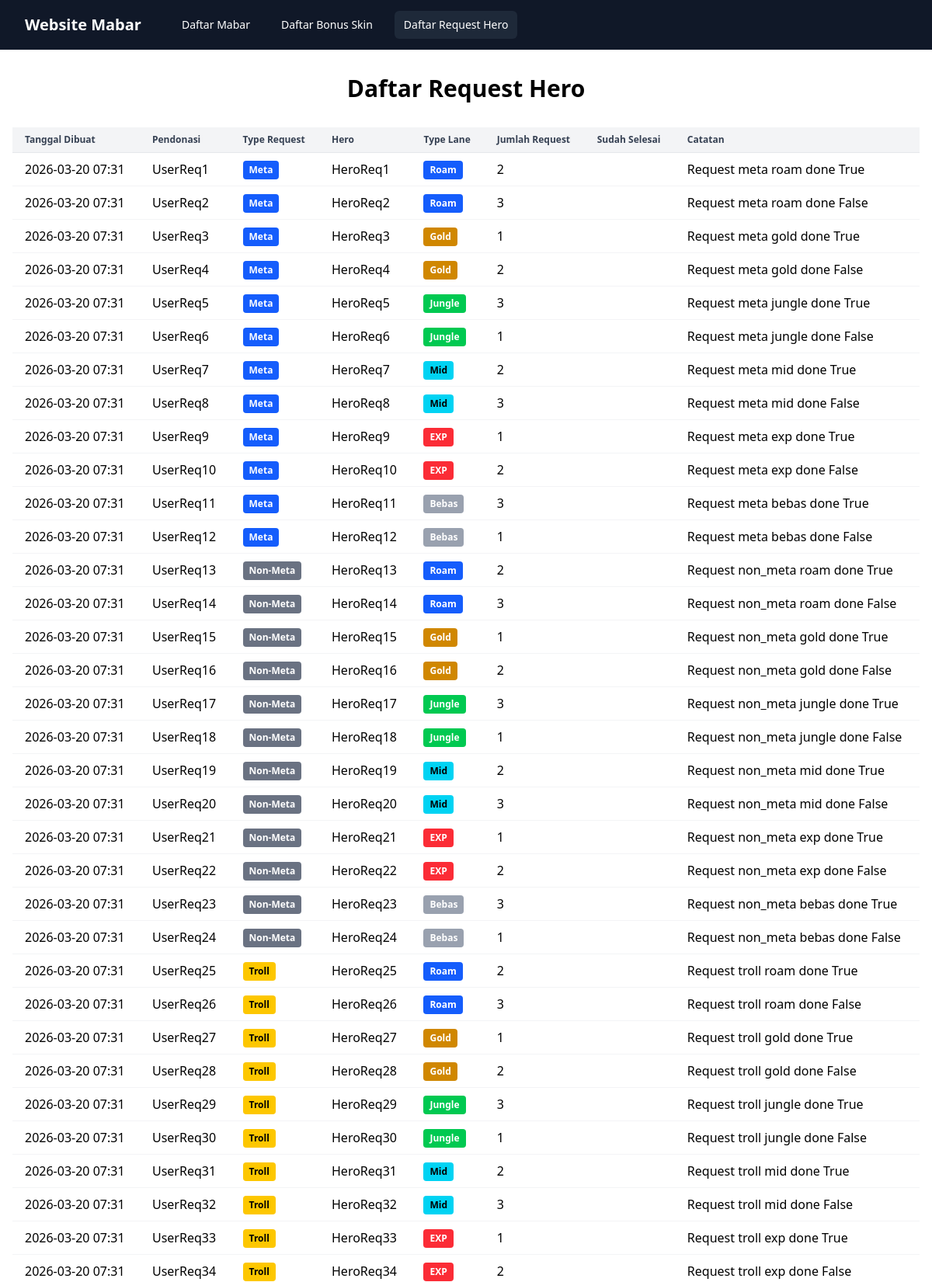
Screenshot of /public/list-req-hero/ (upper part) with the database file from the repository.
### mabar/models.py (models this page shows, shortened)
class RequestHero(models.Model):
    TYPE_REQUEST_CHOICES = [
        ('meta', 'Hero Meta'),
        ('non_meta', 'Hero Non-Meta'),
        ('troll', 'Hero Troll'),
        ('lain', 'Lain-lain')
    ]
    TYPE_LANE_CHOICES = [
        ('roam', 'Roam'),
        ('gold', 'Gold Lane'),
        ('jungle', 'Jungle'),
        ('mid', 'Mid Lane'),
        ('exp', 'EXP Lane'),
        ('bebas', 'Bebas'),
    ]
    donate_name = models.CharField(
        max_length=100,
        verbose_name="Pendonasi"
    )
    type_request = models.CharField(
        max_length=10,
        choices=TYPE_REQUEST_CHOICES,
        default='lain',
        verbose_name="Tipe Request"
    )
    hero_name = models.CharField(
        max_length=100,
        verbose_name="Nama Hero"
    )
    type_lane = models.CharField(
        max_length=10,
        choices=TYPE_LANE_CHOICES,
        default='bebas',
        verbose_name="Tipe Lane"
    )
    count = models.IntegerField(
        default=1,
        verbose_name="Jumlah Request"
    )
    catatan = models.TextField(
        default="-",
        blank=True,
        verbose_name="Catatan"
    )
    is_done = models.BooleanField(
        default=False,
        verbose_name="Sudah Selesai"
    )
    date_created = models.DateTimeField(
        auto_now_add=True,
        verbose_name="Tanggal Dibuat"
    )
    class Meta:
        verbose_name = 'Request Hero'
        verbose_name_plural = 'Request Heroes'
        ordering = ['-date_created']

### mabar/views.py (the view)
# urls.py: path('list-req-hero/', views.request_hero_list, name='request_hero_list'),
def request_hero_list(request):
    requests = RequestHero.objects.all().order_by('date_created')
    return render(request, 'public/request_hero_list.html', {'requests': requests})

### mabar/templates/public/request_hero_list.html (shortened to what this page needs)
{% extends 'public/base.html' %}
{% block content %}
<h1 class="text-3xl font-bold text-center mb-8">Daftar Request Hero</h1>
<div class="overflow-x-auto">
    <table class="min-w-full divide-y divide-gray-200 bg-white rounded-lg shadow">
        <thead class="bg-gray-100">
            <tr>
                <th class="px-4 py-2 text-left text-xs font-semibold text-gray-700">Tanggal Dibuat</th>
                <th class="px-4 py-2 text-left text-xs font-semibold text-gray-700">Pendonasi</th>
                <th class="px-4 py-2 text-left text-xs font-semibold text-gray-700">Type Request</th>
                <th class="px-4 py-2 text-left text-xs font-semibold text-gray-700">Hero</th>
                <th class="px-4 py-2 text-left text-xs font-semibold text-gray-700">Type Lane</th>
                <th class="px-4 py-2 text-left text-xs font-semibold text-gray-700">Jumlah Request</th>
                <th class="px-4 py-2 text-left text-xs font-semibold text-gray-700">Sudah Selesai</th>
                <th class="px-4 py-2 text-left text-xs font-semibold text-gray-700">Catatan</th>
            </tr>
        </thead>
        <tbody class="divide-y divide-gray-100">
            {% for request in requests %}
            <tr class="hover:bg-gray-50">
                <td class="px-4 py-2">{{ request.date_created|date:'Y-m-d H:i' }}</td>
                <td class="px-4 py-2">{{ request.donate_name }}</td>
                <td class="px-4 py-2">
                    {% if request.type_request == 'meta' %}
                        <span class="inline-block px-2 py-1 rounded bg-blue-600 text-white text-xs font-semibold">Meta</span>
                    {% elif request.type_request == 'non_meta' %}
                        <span class="inline-block px-2 py-1 rounded bg-gray-500 text-white text-xs font-semibold">Non-Meta</span>
                    {% elif request.type_request == 'troll' %}
                        <span class="inline-block px-2 py-1 rounded bg-yellow-400 text-black text-xs font-semibold">Troll</span>
                    {% elif request.type_request == 'lain' %}
                        <span class="inline-block px-2 py-1 rounded bg-cyan-400 text-black text-xs font-semibold">Lain-lain</span>
                    {% endif %}
                </td>
                <td class="px-4 py-2">{{ request.hero_name }}</td>
                <td class="px-4 py-2">
                    {% if request.type_lane == 'roam' %}
                        <span class="inline-block px-2 py-1 rounded bg-blue-600 text-white text-xs font-semibold">Roam</span>
                    {% elif request.type_lane == 'gold' %}
                        <span class="inline-block px-2 py-1 rounded bg-yellow-600 text-white text-xs font-semibold">Gold</span>
                    {% elif request.type_lane == 'jungle' %}
                        <span class="inline-block px-2 py-1 rounded bg-green-500 text-white text-xs font-semibold">Jungle</span>
                    {% elif request.type_lane == 'mid' %}
                        <span class="inline-block px-2 py-1 rounded bg-cyan-400 text-black text-xs font-semibold">Mid</span>
                    {% elif request.type_lane == 'exp' %}
                        <span class="inline-block px-2 py-1 rounded bg-red-500 text-white text-xs font-semibold">EXP</span>
                    {% elif request.type_lane == 'bebas' %}
                        <span class="inline-block px-2 py-1 rounded bg-gray-400 text-white text-xs font-semibold">Bebas</span>
                    {% endif %}
                </td>
                <td class="px-4 py-2">{{ request.count }}</td>
                <td class="px-4 py-2 text-center">
                </td>
                <td class="px-4 py-2">{{ request.catatan }}</td>
            </tr>
            {% endfor %}
        </tbody>
    </table>
</div>
{% endblock %}

### rows the page displays
RequestHero: date_created "2026-03-20 07:31", donate_name "UserReq1", type_request "Meta", hero_name "HeroReq1", type_lane "Roam", count "2", catatan "Request meta roam done True"
RequestHero: date_created "2026-03-20 07:31", donate_name "UserReq2", type_request "Meta", hero_name "HeroReq2", type_lane "Roam", count "3", catatan "Request meta roam done False"
RequestHero: date_created "2026-03-20 07:31", donate_name "UserReq3", type_request "Meta", hero_name "HeroReq3", type_lane "Gold", count "1", catatan "Request meta gold done True"
RequestHero: date_created "2026-03-20 07:31", donate_name "UserReq4", type_request "Meta", hero_name "HeroReq4", type_lane "Gold", count "2", catatan "Request meta gold done False"
RequestHero: date_created "2026-03-20 07:31", donate_name "UserReq5", type_request "Meta", hero_name "HeroReq5", type_lane "Jungle", count "3", catatan "Request meta jungle done True"
RequestHero: date_created "2026-03-20 07:31", donate_name "UserReq6", type_request "Meta", hero_name "HeroReq6", type_lane "Jungle", count "1", catatan "Request meta jungle done False"
RequestHero: date_created "2026-03-20 07:31", donate_name "UserReq7", type_request "Meta", hero_name "HeroReq7", type_lane "Mid", count "2", catatan "Request meta mid done True"
RequestHero: date_created "2026-03-20 07:31", donate_name "UserReq8", type_request "Meta", hero_name "HeroReq8", type_lane "Mid", count "3", catatan "Request meta mid done False"
RequestHero: date_created "2026-03-20 07:31", donate_name "UserReq9", type_request "Meta", hero_name "HeroReq9", type_lane "EXP", count "1", catatan "Request meta exp done True"
RequestHero: date_created "2026-03-20 07:31", donate_name "UserReq10", type_request "Meta", hero_name "HeroReq10", type_lane "EXP", count "2", catatan "Request meta exp done False"
RequestHero: date_created "2026-03-20 07:31", donate_name "UserReq11", type_request "Meta", hero_name "HeroReq11", type_lane "Bebas", count "3", catatan "Request meta bebas done True"
RequestHero: date_created "2026-03-20 07:31", donate_name "UserReq12", type_request "Meta", hero_name "HeroReq12", type_lane "Bebas", count "1", catatan "Request meta bebas done False"
RequestHero: date_created "2026-03-20 07:31", donate_name "UserReq13", type_request "Non-Meta", hero_name "HeroReq13", type_lane "Roam", count "2", catatan "Request non_meta roam done True"
RequestHero: date_created "2026-03-20 07:31", donate_name "UserReq14", type_request "Non-Meta", hero_name "HeroReq14", type_lane "Roam", count "3", catatan "Request non_meta roam done False"
RequestHero: date_created "2026-03-20 07:31", donate_name "UserReq15", type_request "Non-Meta", hero_name "HeroReq15", type_lane "Gold", count "1", catatan "Request non_meta gold done True"
RequestHero: date_created "2026-03-20 07:31", donate_name "UserReq16", type_request "Non-Meta", hero_name "HeroReq16", type_lane "Gold", count "2", catatan "Request non_meta gold done False"
RequestHero: date_created "2026-03-20 07:31", donate_name "UserReq17", type_request "Non-Meta", hero_name "HeroReq17", type_lane "Jungle", count "3", catatan "Request non_meta jungle done True"
RequestHero: date_created "2026-03-20 07:31", donate_name "UserReq18", type_request "Non-Meta", hero_name "HeroReq18", type_lane "Jungle", count "1", catatan "Request non_meta jungle done False"
RequestHero: date_created "2026-03-20 07:31", donate_name "UserReq19", type_request "Non-Meta", hero_name "HeroReq19", type_lane "Mid", count "2", catatan "Request non_meta mid done True"
RequestHero: date_created "2026-03-20 07:31", donate_name "UserReq20", type_request "Non-Meta", hero_name "HeroReq20", type_lane "Mid", count "3", catatan "Request non_meta mid done False"
RequestHero: date_created "2026-03-20 07:31", donate_name "UserReq21", type_request "Non-Meta", hero_name "HeroReq21", type_lane "EXP", count "1", catatan "Request non_meta exp done True"
RequestHero: date_created "2026-03-20 07:31", donate_name "UserReq22", type_request "Non-Meta", hero_name "HeroReq22", type_lane "EXP", count "2", catatan "Request non_meta exp done False"
RequestHero: date_created "2026-03-20 07:31", donate_name "UserReq23", type_request "Non-Meta", hero_name "HeroReq23", type_lane "Bebas", count "3", catatan "Request non_meta bebas done True"
RequestHero: date_created "2026-03-20 07:31", donate_name "UserReq24", type_request "Non-Meta", hero_name "HeroReq24", type_lane "Bebas", count "1", catatan "Request non_meta bebas done False"
RequestHero: date_created "2026-03-20 07:31", donate_name "UserReq25", type_request "Troll", hero_name "HeroReq25", type_lane "Roam", count "2", catatan "Request troll roam done True"
RequestHero: date_created "2026-03-20 07:31", donate_name "UserReq26", type_request "Troll", hero_name "HeroReq26", type_lane "Roam", count "3", catatan "Request troll roam done False"
RequestHero: date_created "2026-03-20 07:31", donate_name "UserReq27", type_request "Troll", hero_name "HeroReq27", type_lane "Gold", count "1", catatan "Request troll gold done True"
RequestHero: date_created "2026-03-20 07:31", donate_name "UserReq28", type_request "Troll", hero_name "HeroReq28", type_lane "Gold", count "2", catatan "Request troll gold done False"
RequestHero: date_created "2026-03-20 07:31", donate_name "UserReq29", type_request "Troll", hero_name "HeroReq29", type_lane "Jungle", count "3", catatan "Request troll jungle done True"
RequestHero: date_created "2026-03-20 07:31", donate_name "UserReq30", type_request "Troll", hero_name "HeroReq30", type_lane "Jungle", count "1", catatan "Request troll jungle done False"
RequestHero: date_created "2026-03-20 07:31", donate_name "UserReq31", type_request "Troll", hero_name "HeroReq31", type_lane "Mid", count "2", catatan "Request troll mid done True"
RequestHero: date_created "2026-03-20 07:31", donate_name "UserReq32", type_request "Troll", hero_name "HeroReq32", type_lane "Mid", count "3", catatan "Request troll mid done False"
RequestHero: date_created "2026-03-20 07:31", donate_name "UserReq33", type_request "Troll", hero_name "HeroReq33", type_lane "EXP", count "1", catatan "Request troll exp done True"
RequestHero: date_created "2026-03-20 07:31", donate_name "UserReq34", type_request "Troll", hero_name "HeroReq34", type_lane "EXP", count "2", catatan "Request troll exp done False"
